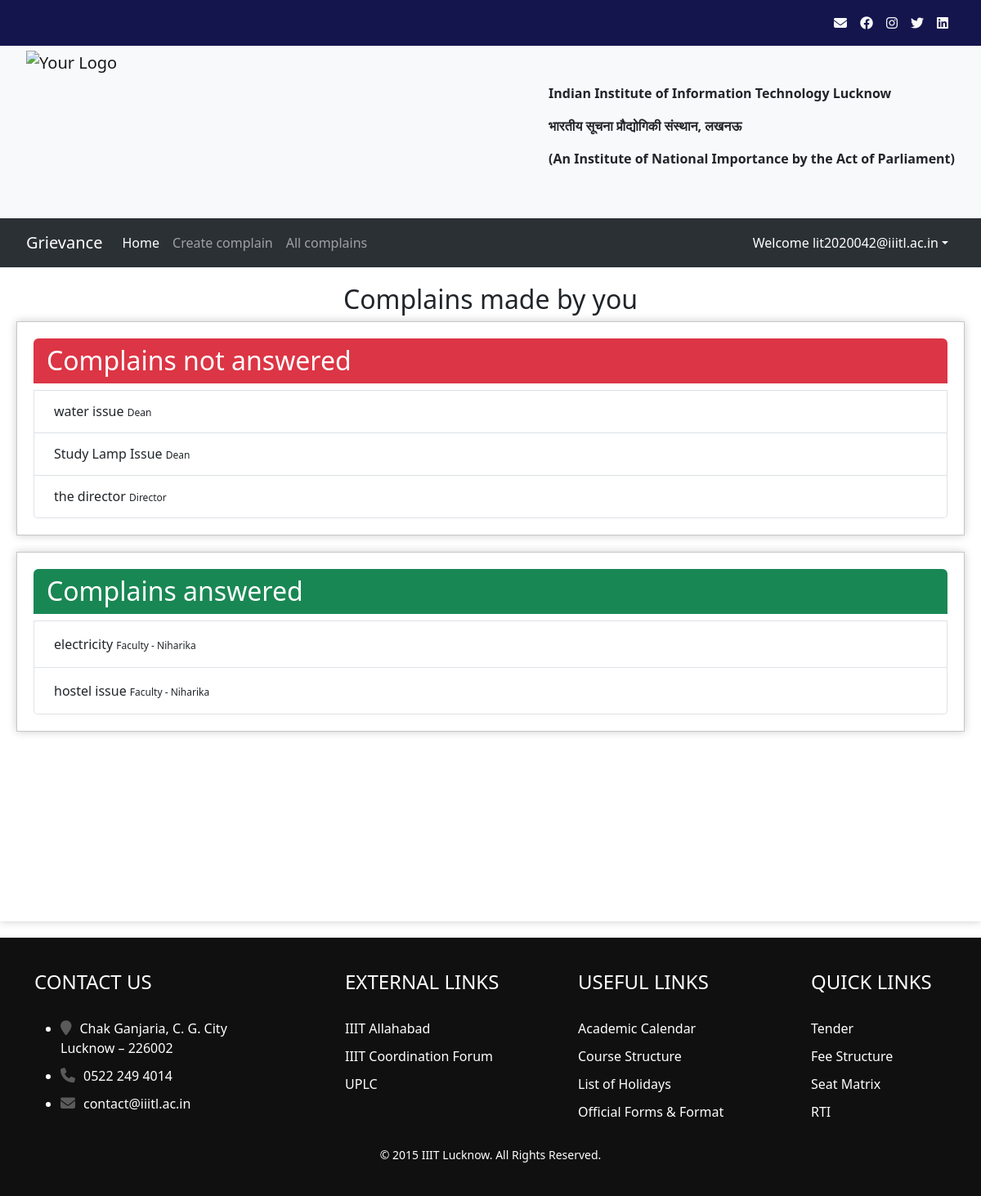
Page / (signed in) on the committed database.
### complainapp/models.py (models this page shows, shortened)
class Complain(models.Model):
    id = models.AutoField
    heading = models.CharField(max_length=300)
    description = models.TextField()
    registered_by = models.ForeignKey(Profile, on_delete=models.CASCADE)
    registered_to = models.ForeignKey('Designation', on_delete=models.CASCADE)
    registered_date = models.DateField(default=now, db_index=True)
    response_date = models.DateField(default=datetime.utcnow() + timedelta(days=2))
    completed = models.BooleanField(default=False)
    likes = models.ManyToManyField(User,related_name="postlike", blank=True, db_index=True)

class Designation(models.Model):
    id = models.AutoField
    name = models.CharField(max_length=100)
    description = models.CharField(max_length=500)
    parent = models.ForeignKey('self', blank=True, default=" ", null=True, on_delete=models.CASCADE)
    designation_holder = models.ForeignKey(Profile, on_delete=models.CASCADE, related_name='designation_holder')
    def __str__(self):
        return self.name

### complainapp/views.py (the view)
    def wrapper(*args, **kwargs):
        check_escalation()
        return func(*args, **kwargs)

### complainapp/context_processors.py (called while the page is built)
def has_designation(request):
    user = request.user
    if user.is_superuser:
        return {'has_designation': True}
    has_designation = False
    if user.is_authenticated:
        has_designation = Profile.objects.get(user=user).designation_holder.exists()
    return {'has_designation': has_designation}

### complainapp/templatetags/urlactive.py (called while the page is built)
@register.simple_tag(takes_context=True)
def navactive(context, url):
    if context['request'].path == reverse(url):
        return 'active'
    return ''

### complainapp/views.py (called while the page is built, shortened)
def check_escalation():
    global TODAY_DATE
    with lock:
        if TODAY_DATE is not None and TODAY_DATE == timezone.datetime.now().date():
            return
        TODAY_DATE = timezone.datetime.now().date()

def check_escalation_wrapper(func):
    def wrapper(*args, **kwargs):
        check_escalation()
        return func(*args, **kwargs)
    return wrapper

### templates/complainapp/index.html (shortened to what this page needs)
{% extends 'complainapp/basic.html' %}
{% load static %}
{% block style %}
<link rel="stylesheet" href="{% static '/css/complainapp/index.css' %}">
{% endblock style %}
{% block body %}
{% if user.is_authenticated %}
<div class="content-enclosure">
    <h2 class='text-center'> Complains made by you </h2>
    <div class="complains2" style="min-height:200px">
        <h2 class="bg-danger text-white rounded-top rounded-top px-3 py-2">Complains not answered</h2>
        <div class="list-group complain-list" style="border-radius:0px 0px 5px 5px">
            {% for complain in unanswered_complains %}
            <div class="list-group-item list-group-item-action complain-class" aria-current="true">
                <h6 class="complain-subject m-2">{{ complain.heading }}
                    <small style="font-size: 12px">{{complain.registered_to}}</small>
                </h6>
            </div>
            {% empty %}
            <p>All complains have been answered.</p>
            {% endfor %}
        </div>
    </div>
    <div class="complains1" style="min-height:200px">
        <h2 class="bg-success text-white rounded-top px-3 py-2">Complains answered</h2>
        <div class="list-group complain-list" style="border-radius:0px 0px 5px 5px">
            {% for complain in answered_complains %}
            <div class="list-group-item list-group-item-action complain-class" aria-current="true">
                <div class="complain-subject m-2">{{ complain.heading }}
                    <small style="font-size: 12px">{{complain.registered_to}}</small>
                </div>
            </div>
            {% empty %}
            <p>No complains have been answered yet.</p>
            {% endfor %}
        </div>
    </div>
</div>
{% endif %}
{% endblock body %}

### templates/complainapp/basic.html (shortened to what this page needs)
<!doctype html>
<html lang="en">
{% load static %}
{% load urlactive %}
<head>
  {% block style %}{% endblock style %}
  <link rel="stylesheet" href="https://cdnjs.cloudflare.com/ajax/libs/font-awesome/6.4.0/css/all.min.css">
  <link rel="stylesheet" href="https://cdnjs.cloudflare.com/ajax/libs/bootstrap/5.1.3/css/bootstrap.min.css">
  <link href="https://cdn.jsdelivr.net/npm/bootstrap@5.3.0-alpha2/dist/css/bootstrap.min.css" rel="stylesheet">
  <link rel="stylesheet" href="{% static '/css/complainapp/basic.css' %}">
</head>
<body>
  <nav class="navbar navbar-expand-lg navbar-custom" style="padding-right:20px; background-color: rgb(21, 21, 78);">
    <div class="container-fluid" >
      <div class="collapse navbar-collapse" id="navbarNav">
        <ul class="navbar-nav ms-auto">
          <li class="nav-item temp">
            <a class="nav-link text-light" href="https://mail.google.com/a/iiitl.ac.in" target="_blank"><b><i class="fa fa-envelope"></i></b></a>
          </li>
          <li class="nav-item temp">
            <a class="nav-link text-light" href="https://www.facebook.com/Indian-Institute-of-Information-Technology-Lucknow-IIITL-101698791377071" target="_blank"><i class="fa-brands fa-facebook"></i></a>
          </li>
          <li class="nav-item temp">
            <a class="nav-link text-light" href="https://www.instagram.com/iiitlucknow/" target="_blank"><b><i class="fa-brands fa-instagram"></b></i></a>
          </li>
          <li class="nav-item temp">
            <a class="nav-link text-light" href="https://twitter.com/iiit_lucknow" target="_blank"><i class="fa-brands fa-twitter"></i></a>
            </li>
          <li class="nav-item temp">
            <a class="nav-link text-light" href="https://www.linkedin.com/school/iiitl/" target="_blank"><i class="fa-brands fa-linkedin"></i></a>
          </li>
        </ul>
      </div>
    </div>
  </nav>
  <nav class="navbar navbar-expand-lg navbar-light bg-light" style="padding: 0px 20px;">
    <div class="container-fluid">
      <a class="navbar-brand" href="#">
        <img src="https://iiitl.ac.in/wp-content/uploads/2019/10/Final_Logo_IIITL-800x718.png" alt="Your Logo" width="200" height="200" class="d-inline-block align-text-top me-2 object-fit-scale">
      </a>
      <div class="collapse navbar-collapse" id="navbarNav">
        <ul class="navbar-nav ms-auto flex-column" >
          <li class="nav-item">
            <p><b>Indian Institute of Information Technology Lucknow</b></p>
          </li>
          <li class="nav-item">
            <p><b>भारतीय सूचना प्रौद्योगिकी संस्थान, लखनऊ</b></p>
          </li>
          <li>
            <p><b>(An Institute of National Importance by the Act of Parliament)</b> </p>
            </li>
      </div>
    </div>
  </nav>
  <nav class="navbar navbar-expand-lg bg-body-tertiary" data-bs-theme="dark" style="padding:10px 20px;">
    <div class="container-fluid">
      <a class="navbar-brand" href="{% url 'index' %}">Grievance</a>
      <div class="collapse navbar-collapse" id="navbarSupportedContent">
        <ul class="navbar-nav me-auto mb-2 mb-lg-0" id="nav-options">
          {% if user.is_authenticated %}
          <li class="nav-item"> <a class="nav-link {% navactive 'index' %} " aria-current="page" href="{% url 'index' %}">Home</a></li>
          <li class="nav-item"> <a class="nav-link {% navactive 'createComplain' %}" href="{% url 'createComplain' %}">Create complain</a> </li>
          <li class="nav-item"><a class="nav-link {% navactive 'allcomplain' %}" href="{% url 'allcomplain' %}">All complains</a></li>
          {% endif %}
        </ul>
        <div class="d-flex">
          <div class="collapse navbar-collapse" id="navbarSupportedContent">
            {% if user.is_authenticated  %}
            <ul class="navbar-nav mr-2">
              <li class="nav-item dropdown">
                <a class="nav-link dropdown-toggle text-white dropdown-toggle" id="navbarDropdown" role="button" data-bs-toggle="dropdown" aria-expanded="false">
                  Welcome {{request.user}}</a>
                    </li>
                    </ul>
            {% endif %}
          </div>
        </div>
      </div>
    </div>
  </nav>
  <div class="body-content">
    {% block body %}{% endblock body %}
  </div>
  <div class="container">
    <footer>
      <div class="footer">
        <div class="container">
          <div class="row">
            <div class="col-md-4">
              <h3>Contact Us</h3>
              <ul class="contact">
                <li><i class="fa fa-map-marker"></i>Chak Ganjaria, C. G. City<br> Lucknow – 226002</li>
                <li><i class="fa fa-phone"></i>0522 249 4014</li>
                <li><i class="fa fa-envelope"></i>contact@iiitl.ac.in</li>
              </ul>
            </div>
            <div class="col-md-3">
              <h3>External Links</h3>
              <ul class="links">
                <li><a href="http://www.iiita.ac.in/">IIIT Allahabad</a></li>
                <li><a href="#">IIIT Coordination Forum</a></li>
                <li><a href="#">UPLC</a></li>
              </ul>
            </div>
            <div class="col-md-3">
              <h3>Useful Links</h3>
              <ul class="links">
                <li><a href="#">Academic Calendar</a></li>
                <li><a href="#">Course Structure</a></li>
                <li><a href="#">List of Holidays</a></li>
                <li><a href="#">Official Forms &amp; Format</a></li>
              </ul>
            </div>
            <div class="col-md-2">
              <h3>Quick Links</h3>
              <ul class="links">
                <li><a href="#">Tender</a></li>
                <li><a href="#">Fee Structure</a></li>
                <li><a href="#">Seat Matrix</a></li>
                <li><a href="#">RTI</a></li>
              </ul>
            </div>
          </div>
          <div class="row">
            <div class="col-md-12 text-center">
              <p>© 2015 IIIT Lucknow. All Rights Reserved.</p>
            </div>
          </div>
        </div>
      </div>
    </footer>
  </div>
</body>
</html>

### static/css/complainapp/basic.css (style rules this page uses)
.body-content { background-color: #fff; padding: 20px; width: 100%; max-width: 100%; min-height: 100vh; box-shadow: 0 0 10px rgba(0, 0, 0, 0.2); margin-bottom: 20px; }
.navbar-custom { background-color: rgb(93, 93, 228); }
.navbar-custom .navbar-nav .nav-link { color: dark; }
.complains1 { background-color: #fff; padding: 20px; width: 100%; max-width: 100%; min-height: 100vh; box-shadow: 0 0 10px rgba(0, 0, 0, 0.2); margin-bottom: 20px; border: 1px solid #c8c6c6; }
.complains2 { background-color: #fff; padding: 20px; width: 100%; max-width: 100%; min-height: 100vh; box-shadow: 0 0 10px rgba(0, 0, 0, 0.2); margin-bottom: 20px; border: 1px solid #c8c6c6; }
.footer { margin: 0; padding: 40px 0; background-color: #101010; color: #ffffff; position: absolute; left:0; right: 0; width: 100%; }
.footer h3 { color: #ffffff; font-size: 24px; font-weight: 400; margin-bottom: 30px; text-transform: uppercase; }
.footer p { font-size: 14px; margin-top: 20px; margin-bottom: 0; }
.footer a { color: #ffffff; text-decoration: none; }
.footer ul.contact li { margin-bottom: 10px; }
.footer ul.contact li i { margin-right: 10px; color: #5a5a5a; font-size: 18px; }
.footer ul.links { list-style: none; margin: 0; padding: 0; }
.footer ul.links li { margin-bottom: 10px; }
.footer ul.links li a { color: #ffffff; font-weight: 300; }

### rows in the picture
Complain: heading "water issue", registered_to "Dean"
Complain: heading "Study Lamp Issue", registered_to "Dean"
Complain: heading "the director", registered_to "Director"
Complain: heading "electricity", registered_to "Faculty - Niharika"
Complain: heading "hostel issue", registered_to "Faculty - Niharika"

### other values in the picture
{{ request.user }} "lit2020042@iiitl.ac.in"
